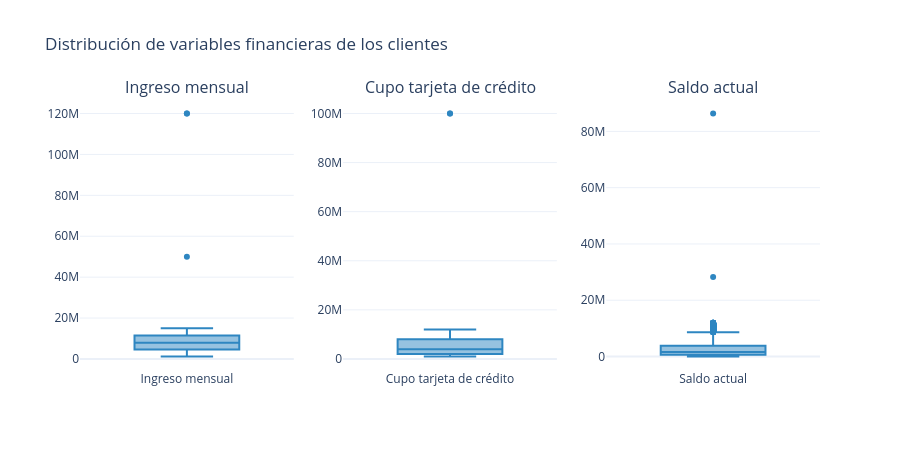

Source (notebook cell):
### Markdown cell above
### *Valores negativos o atípicos.*

### Code cell
import plotly.graph_objects as go
from plotly.subplots import make_subplots

columnas = {
    "ingreso_mensual": "Ingreso mensual",
    "cupo_tdc": "Cupo tarjeta de crédito",
    "saldo_actual": "Saldo actual",
}

fig = make_subplots(rows=1, cols=3, subplot_titles=list(columnas.values()))

for i, (col, titulo) in enumerate(columnas.items(), start=1):
    fig.add_trace(
        go.Box(
            y=clientes_imputacion[col],
            name=titulo,
            marker_color="#2E86C1",
            boxpoints="outliers",
            customdata=clientes_imputacion["id_cliente"],
            hovertemplate="Cliente %{customdata}<br>%{y:$,.0f}<extra></extra>",
        ),
        row=1, col=i,
    )

fig.update_layout(
    title="Distribución de variables financieras de los clientes",
    showlegend=False,
    height=450,
    template="plotly_white",
)
fig.show()

### Figure 1 — Plotly figure (JSON) as saved in the notebook; plotly's stock layout.template omitted (floating-point values rounded to 4 significant figures; data arrays with more than 128 entries replaced by an {"elided": "..."} marker saying what was removed)
{"data": [{"boxpoints": "outliers", "customdata": {"elided": "5000 int values"}, "hovertemplate": "Cliente %{customdata}<br>%{y:$,.0f}<extra></extra>", "marker": {"color": "#2E86C1"}, "name": "Ingreso mensual", "type": "box", "xaxis": "x", "y": {"elided": "5000 float values"}, "yaxis": "y"}, {"boxpoints": "outliers", "customdata": {"elided": "5000 int values"}, "hovertemplate": "Cliente %{customdata}<br>%{y:$,.0f}<extra></extra>", "marker": {"color": "#2E86C1"}, "name": "Cupo tarjeta de crédito", "type": "box", "xaxis": "x2", "y": {"elided": "5000 int values"}, "yaxis": "y2"}, {"boxpoints": "outliers", "customdata": {"elided": "5000 int values"}, "hovertemplate": "Cliente %{customdata}<br>%{y:$,.0f}<extra></extra>", "marker": {"color": "#2E86C1"}, "name": "Saldo actual", "type": "box", "xaxis": "x3", "y": {"elided": "5000 int values"}, "yaxis": "y3"}], "layout": {"annotations": [{"font": {"size": 16}, "showarrow": false, "text": "Ingreso mensual", "x": 0.1444, "xanchor": "center", "xref": "paper", "y": 1, "yanchor": "bottom", "yref": "paper"}, {"font": {"size": 16}, "showarrow": false, "text": "Cupo tarjeta de crédito", "x": 0.5, "xanchor": "center", "xref": "paper", "y": 1, "yanchor": "bottom", "yref": "paper"}, {"font": {"size": 16}, "showarrow": false, "text": "Saldo actual", "x": 0.8556, "xanchor": "center", "xref": "paper", "y": 1, "yanchor": "bottom", "yref": "paper"}], "height": 450, "showlegend": false, "title": {"text": "Distribución de variables financieras de los clientes"}, "xaxis": {"anchor": "y", "domain": [0, 0.2889]}, "xaxis2": {"anchor": "y2", "domain": [0.3556, 0.6444]}, "xaxis3": {"anchor": "y3", "domain": [0.7111, 1]}, "yaxis": {"anchor": "x", "domain": [0, 1]}, "yaxis2": {"anchor": "x2", "domain": [0, 1]}, "yaxis3": {"anchor": "x3", "domain": [0, 1]}}}
